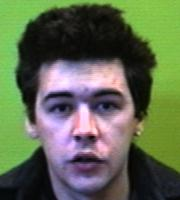
#> input picture faces/9332898.13.jpg, 180 x 200 px; its folder holds only this picture in this run
$ python datagen.py
#> lines starting #> are read from the running program, lines starting #| are printed output that depends on the picture; after the words box and inside, x2 and y2 are one past the last pixel; in counts of white or black regions, pixels touching at a corner belong together
### dutil.py
import numpy as np
import cv2


# [9 lines left out: function add_pos, not called in this run]


def auto_canny(image, sigma=0.0):
    gray = cv2.cvtColor(image, cv2.COLOR_RGB2GRAY)
    grayed = np.where(gray < 20, 255, 0)

    lower = sigma*128 + 128
    upper = 255
    edged = cv2.Canny(image, lower, upper)

    return np.maximum(edged, grayed)


# [4 lines left out: function save_image, not called in this run]

### datagen.py
import os, random, sys
import argparse
import numpy as np
import cv2
from dutil import auto_canny


IMAGE_DIR = 'faces'
parser = argparse.ArgumentParser(description='Data Generator')
parser.add_argument('--test', action='store_true', help='use images in test folder instead of faces')
parser.add_argument('--sample', type=int, nargs='?', help='samples per image, default is 10)', default=10)
args = parser.parse_args()

if args.test == True:
    IMAGE_DIR = 'test'

NUM_IMAGES = len(next(os.walk(IMAGE_DIR))[2])
SAMPLES_PER_IMG = args.sample
DOTS_PER_IMG = 60
IMAGE_W = 144
IMAGE_H = 192
NUM_SAMPLES = NUM_IMAGES * 2 * SAMPLES_PER_IMG
NUM_CHANNELS = 3


def center_resize(img):
    w, h = img.shape[0], img.shape[1]
    if w > h:
        x = (w-h)//2
        img = img[x:x+h,:]
    elif h > w:
        img = img[:,0:w]
    return cv2.resize(img, (IMAGE_W, IMAGE_H), interpolation = cv2.INTER_LINEAR)


def img_resize(img):
    return cv2.resize(img, (IMAGE_W, IMAGE_H), interpolation = cv2.INTER_LINEAR)


def rand_dots(img, sample_ix):
    sample_ratio = float(sample_ix) / SAMPLES_PER_IMG
    return auto_canny(img, sample_ratio)


x_data = np.empty((NUM_SAMPLES, NUM_CHANNELS, IMAGE_H, IMAGE_W), dtype=np.uint8)
y_data = np.empty((NUM_SAMPLES, NUM_CHANNELS, IMAGE_H, IMAGE_W), dtype=np.uint8)
ix = 0
for root, subdirs, files in os.walk(IMAGE_DIR):
    for file in files:
        path = root + "/" + file
        if not (path.endswith('.jpg') or path.endswith('.png')):
            continue
        img = cv2.imread(path)
#> img is the input picture: shape (200, 180, 3); mean B, G, R 80.5, 106, 96
        if img is None:
            assert(False)
        if len(img.shape) != 3 or img.shape[2] != 3:
            assert(False)
        if img.shape[0] < IMAGE_H or img.shape[1] < IMAGE_W:
            assert(False)
        img = cv2.cvtColor(img, cv2.COLOR_BGR2RGB)
        img = img_resize(img)
#> in img_resize, `return cv2.resize(img, (IMAGE_W, IMAGE_H), interpolation = cv2.INTER_L..`:
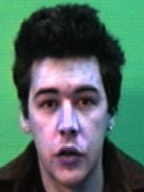
#> returned value: shape (192, 144, 3); mean of channels 0, 1, 2 95.9, 105.9, 80.4; drawn as B, G, R
        for i in range(SAMPLES_PER_IMG):
            y_data[ix] = np.transpose(img, (2, 0, 1))
            x_data[ix] = rand_dots(img, i)
            if ix < SAMPLES_PER_IMG*16:
                outimg = x_data[ix][0]
                cv2.imwrite('cargbs/cargb' + str(ix) + '.png', outimg)
                cv2.imwrite('cargbs/image' + str(ix) + '.jpg', img)
                print(path)

            ix += 1
            y_data[ix] = np.flip(y_data[ix - 1], axis=2)
            x_data[ix] = np.flip(x_data[ix - 1], axis=2)
            ix += 1
#> this loop made 10 passes
#> pass 1, in auto_canny, `gray = cv2.cvtColor(image, cv2.COLOR_RGB2GRAY)`:
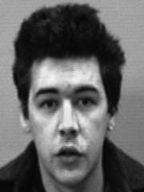
#> gray: shape (192, 144); min 3, max 245, mean 100
#> pass 1, in auto_canny, `grayed = np.where(gray < 20, 255, 0)`:
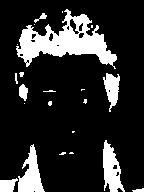
#> grayed: shape (192, 144) int64; 17.2% white; 22 white regions (13 under 20 px), largest, box (x1, y1, x2, y2) and area: (16, 9, 117, 69) 2536, (18, 144, 45, 192) 678, (103, 140, 125, 192) 654
#> pass 1, in auto_canny, `edged = cv2.Canny(image, lower, upper)`:
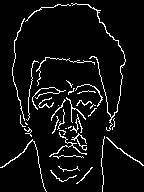
#> edged: shape (192, 144); 6.2% white in thin lines or dots
#> pass 1, `cv2.imwrite('cargbs/cargb' + str(ix) + '.png', outimg)`:
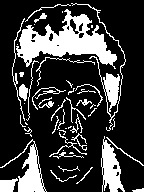
#> saved as cargb0.png: shape (192, 144); 23.3% white; 49 white regions (19 under 20 px), largest, box (x1, y1, x2, y2) and area: (16, 9, 117, 69) 2536, (0, 139, 47, 192) 790, (101, 136, 125, 192) 710
#> after the loop, ix = 20

        sys.stdout.write('\r')
        progress = ix * 100 / NUM_SAMPLES
#> progress = 100
        sys.stdout.write(str(progress) + "%")
#| 100.0%
        sys.stdout.flush()
        assert(ix <= NUM_SAMPLES)

assert(ix == NUM_SAMPLES)
print("Saving...")
np.save('x_data.npy', x_data)
np.save('y_data.npy', y_data)

$ run again, on faces/9338462.13.jpg
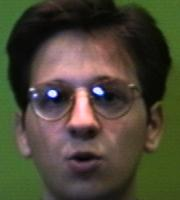
#> input picture faces/9338462.13.jpg, 180 x 200 px
#> img is the input picture: shape (200, 180, 3); mean B, G, R 54.4, 71.2, 75.1
#> the loop `for i in range(SAMPLES_PER_IMG):` made 10 passes
#> pass 1, in auto_canny, `grayed = np.where(gray < 20, 255, 0)`:
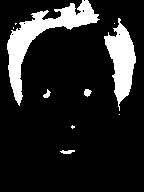
#> grayed: shape (192, 144) int64; 14.3% white; 10 white regions (5 under 20 px), largest, box (x1, y1, x2, y2) and area: (7, 0, 100, 106) 2347, (104, 18, 136, 111) 1470, (84, 89, 92, 97) 44, (60, 150, 75, 154) 43, (43, 89, 51, 98) 37
#> pass 1, `cv2.imwrite('cargbs/cargb' + str(ix) + '.png', outimg)`:
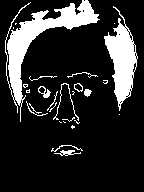
#> saved as cargb0.png: shape (192, 144); 17.1% white; 27 white regions (14 under 20 px), largest, box (x1, y1, x2, y2) and area: (5, 0, 100, 122) 2508, (104, 6, 138, 111) 1598, (53, 83, 79, 121) 95
#> after the loop `for i in range(SAMPLES_PER_IMG):`: ix = 20
#> progress = 100
#| 100.0%

$ run again, on faces/9338497.15.jpg
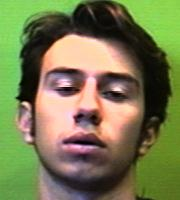
#> input picture faces/9338497.15.jpg, 180 x 200 px
#> img is the input picture: shape (200, 180, 3); mean B, G, R 79.2, 121.2, 119.2
#> the loop `for i in range(SAMPLES_PER_IMG):` made 10 passes
#> pass 1, in auto_canny, `grayed = np.where(gray < 20, 255, 0)`:
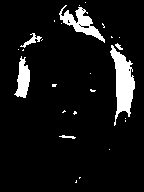
#> grayed: shape (192, 144) int64; 8% white; 26 white regions (20 under 20 px), largest, box (x1, y1, x2, y2) and area: (110, 45, 135, 126) 1001, (59, 5, 105, 43) 584, (14, 56, 30, 98) 390, (20, 33, 42, 48) 96, (59, 135, 76, 139) 35, (115, 43, 123, 50) 28
#> pass 1, `cv2.imwrite('cargbs/cargb' + str(ix) + '.png', outimg)`:
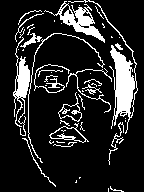
#> saved as cargb0.png: shape (192, 144); 15.2% white; 48 white regions (28 under 20 px), largest, box (x1, y1, x2, y2) and area: (68, 0, 138, 134) 1294, (44, 1, 105, 43) 698, (13, 37, 30, 136) 598
#> after the loop `for i in range(SAMPLES_PER_IMG):`: ix = 20
#> progress = 100
#| 100.0%

$ run again, on faces/9336923.1.jpg
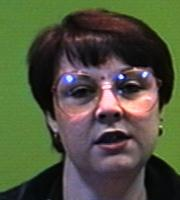
#> input picture faces/9336923.1.jpg, 180 x 200 px
#> img is the input picture: shape (200, 180, 3); mean B, G, R 62.3, 84.8, 80.7
#> the loop `for i in range(SAMPLES_PER_IMG):` made 10 passes
#> pass 1, in auto_canny, `grayed = np.where(gray < 20, 255, 0)`:
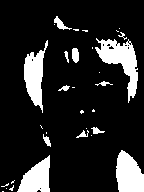
#> grayed: shape (192, 144) int64; 15% white; 32 white regions (19 under 20 px), largest, box (x1, y1, x2, y2) and area: (95, 38, 138, 103) 1092, (116, 150, 144, 192) 895, (24, 40, 48, 113) 863
#> pass 1, `cv2.imwrite('cargbs/cargb' + str(ix) + '.png', outimg)`:
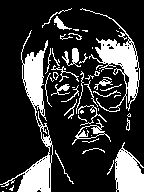
#> saved as cargb0.png: shape (192, 144); 22% white; 52 white regions (24 under 20 px), largest, box (x1, y1, x2, y2) and area: (0, 30, 53, 192) 2086, (80, 8, 140, 112) 1472, (115, 142, 144, 192) 992
#> after the loop `for i in range(SAMPLES_PER_IMG):`: ix = 20
#> progress = 100
#| 100.0%
